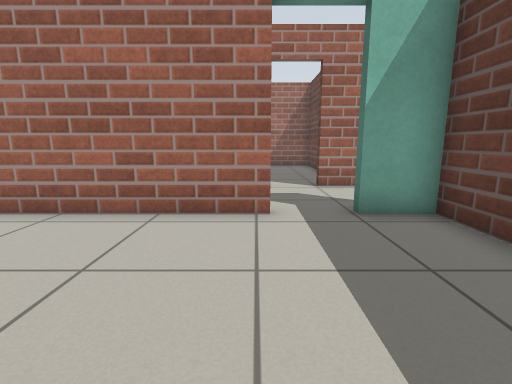
View 1 (above)

18 first-person views from a walk through a robot-simulator world made for Gazebo. The camera is 0.72 m above the floor, tilts 10° down and sees 85° across. The floor is counted in squares, 0.5 m on a side. Each view is taken from the middle of a square. On the plan, view 1 faces up. The plan holds only what a view shows up to about 14 squares ahead; the rest is blank.

View 2
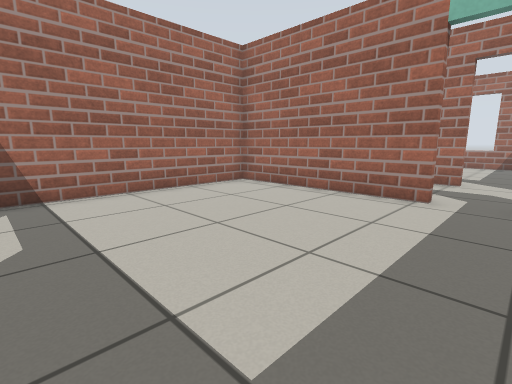

View 3
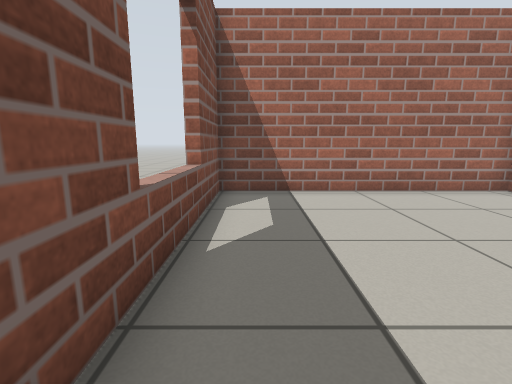

View 4
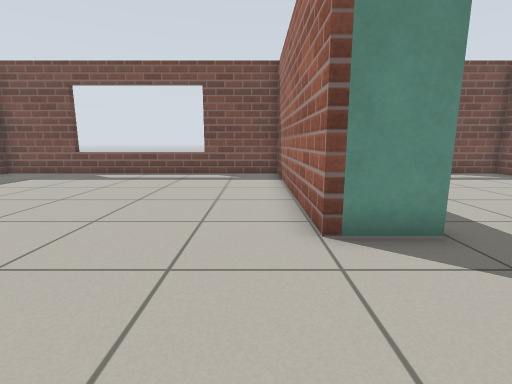

View 5
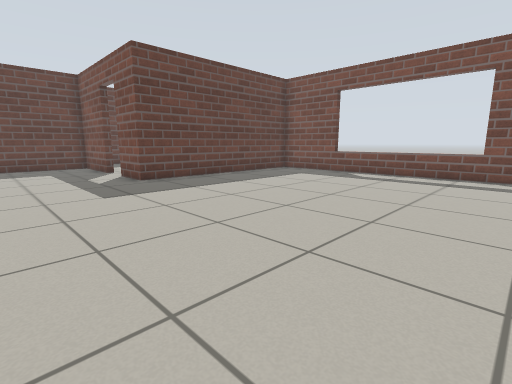

View 6
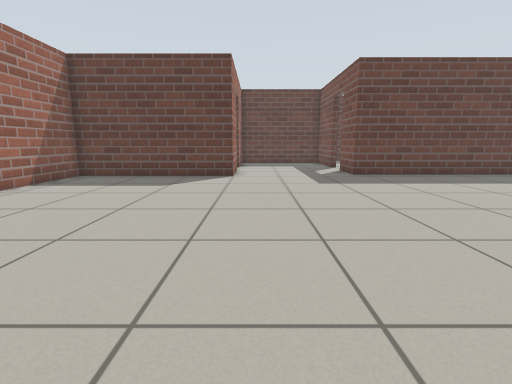

View 7
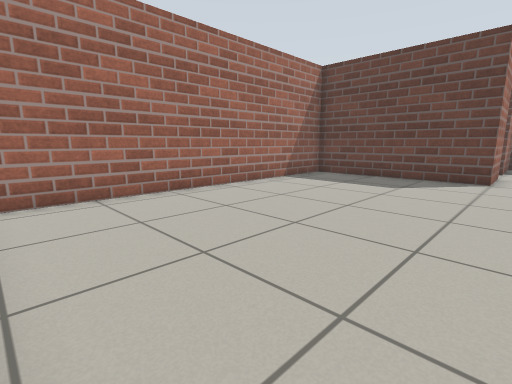

View 8
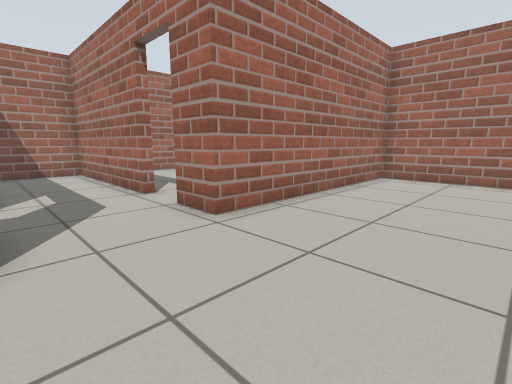

View 9
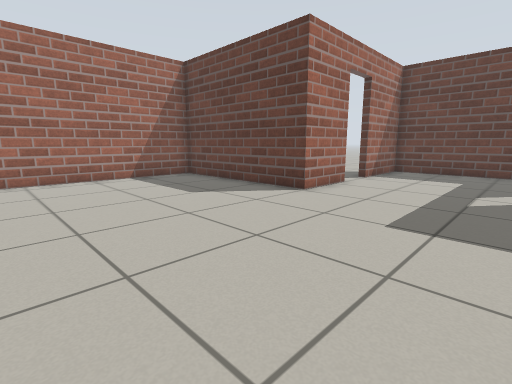

View 10
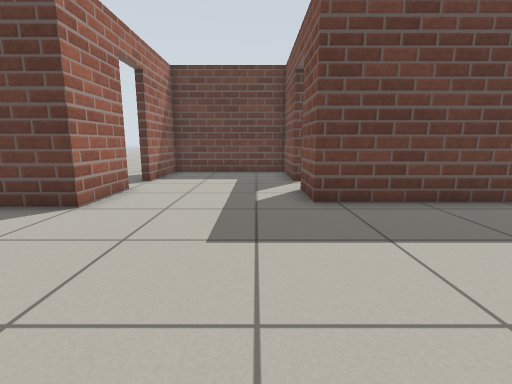

View 11
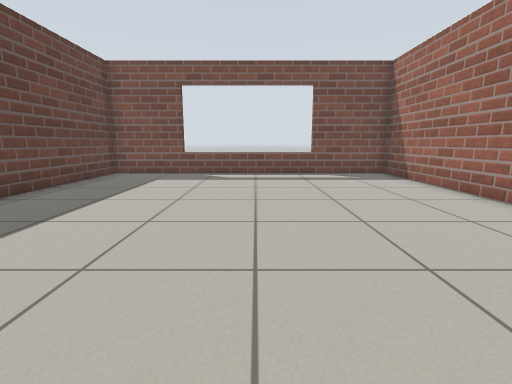

View 12
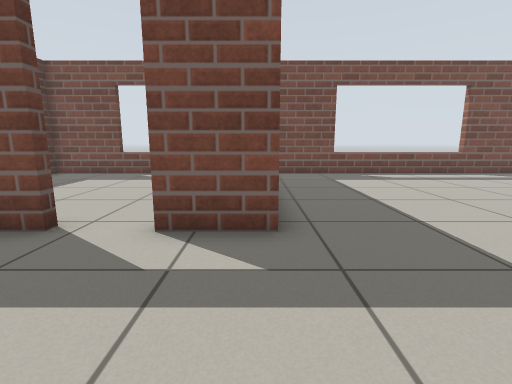

View 13
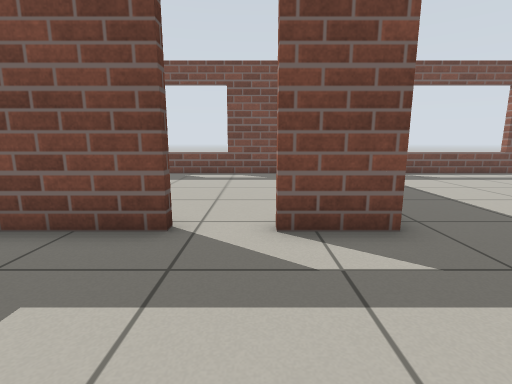

View 14
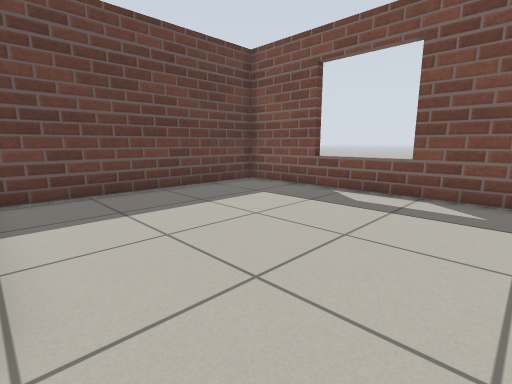

View 15
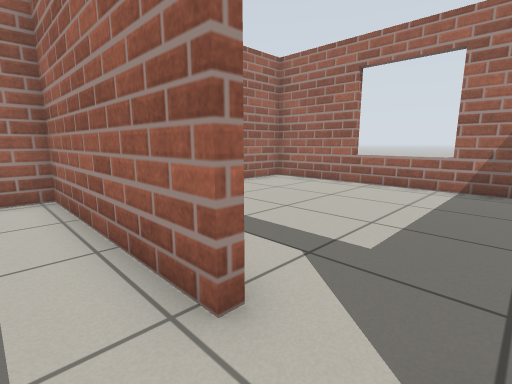

View 16
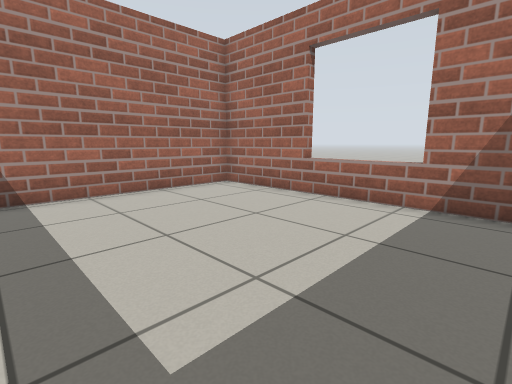

View 17
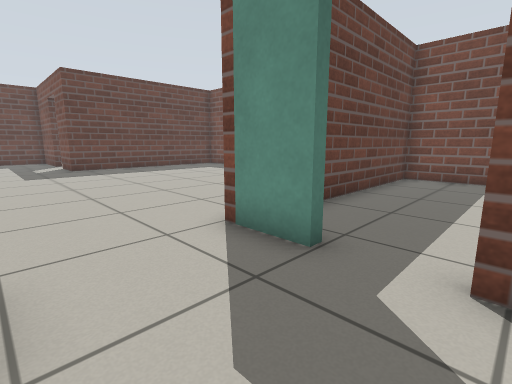

View 18
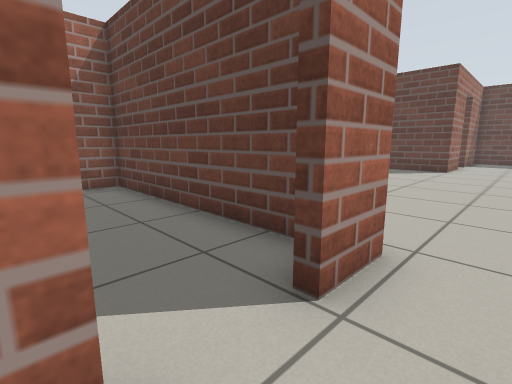

### Floor plan
Points are (right, up) in squares from view 1. A wall is a line through its corners. A room is listed if a view was taken in it or the views show most of it. See-through windows are left out.
Room 1 (views 1, 2, 3)
walls: (0.4, 5.5) (-6.3, 5.5) (-6.3, -3.1) (3.7, -3.1) (3.7, 5.5) (2, 5.5)
ways out: open door at (1.5, 6) to room 2
Room 2 (views 4, 5, 6, 7, 8, 9, 10, 11, 12, 13, 15, 17, 18)
walls: (2, 5.8) (4, 5.8) (4, -3.1) (16.6, -3.1) (16.6, 5.6) (18.7, 5.6); (18.8, 11) (16.1, 11) (16.1, 17.7) (3.6, 17.7) (3.6, 9.3) (2, 9.3); (0.4, 9.3) (-6.3, 9.3) (-6.3, 6.6); (20.4, 5.6) (23.8, 5.6) (23.8, 11) (20.5, 11)
ways out: open door at (1.5, 6) to room 1; open door at (19.5, 5.5) to room 3; open door at (1.3, 9.3) to room 4; open door at (19.5, 11)
Room 3 (view 14)
walls: (18, -3.1) (26.4, -3.1) (26.4, 4.7)
ways out: open door at (19.5, 5.5) to room 2
Room 4 (view 16)
walls: (3.3, 10.4) (3.3, 17.7) (-6.3, 17.7) (-6.3, 11.3)
ways out: open door at (1.3, 9.3) to room 2

Where each view was taken, in squares from view 1:
view 1: 0 up, 0 right, facing up
view 2: 2 down, 2 right, facing up-left
view 3: 2 down, 2 right, facing left
view 4: 10 up, 5 right, facing down
view 5: 10 up, 6 right, facing down-right
view 6: 10 up, 4 right, facing right
view 7: 10 up, 4 right, facing up-right
view 8: 6 up, 8 right, facing up-left
view 9: 6 up, 9 right, facing up-right
view 10: 7 up, 10 right, facing right
view 11: 10 up, 10 right, facing down
view 12: 10 up, 17 right, facing down
view 13: 10 up, 19 right, facing down
view 14: 5 up, 18 right, facing down-right
view 15: 8 up, 2 right, facing up-left
view 16: 11 up, 2 right, facing up-left
view 17: 9 up, 0 right, facing down-right
view 18: 8 up, 0 right, facing up-right
